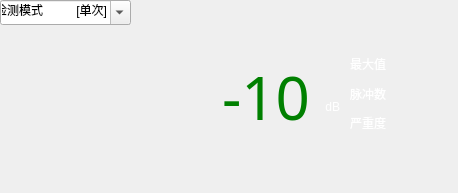
<?xml version="1.0" encoding="UTF-8"?>
<ui version="4.0">
 <class>TevWidget</class>
 <widget class="QWidget" name="TevWidget">
  <property name="geometry">
   <rect>
    <x>0</x>
    <y>0</y>
    <width>458</width>
    <height>193</height>
   </rect>
  </property>
  <property name="sizePolicy">
   <sizepolicy hsizetype="Fixed" vsizetype="Fixed">
    <horstretch>0</horstretch>
    <verstretch>0</verstretch>
   </sizepolicy>
  </property>
  <property name="windowTitle">
   <string>Form</string>
  </property>
  <property name="styleSheet">
   <string notr="true"/>
  </property>
  <widget class="QComboBox" name="comboBox">
   <property name="geometry">
    <rect>
     <x>0</x>
     <y>0</y>
     <width>131</width>
     <height>25</height>
    </rect>
   </property>
   <property name="styleSheet">
    <string notr="true"/>
   </property>
   <property name="editable">
    <bool>true</bool>
   </property>
   <property name="currentIndex">
    <number>0</number>
   </property>
   <item>
    <property name="text">
     <string>检测模式          [单次]</string>
    </property>
   </item>
   <item>
    <property name="text">
     <string>图形显示  [柱状图]</string>
    </property>
   </item>
   <item>
    <property name="text">
     <string>增益系数     [×1.0]</string>
    </property>
   </item>
   <item>
    <property name="text">
     <string>黄色报警阈值[20]dB</string>
    </property>
   </item>
   <item>
    <property name="text">
     <string>红色报警阈值[40]dB</string>
    </property>
   </item>
   <item>
    <property name="text">
     <string>自动录波     [开启]</string>
    </property>
   </item>
   <item>
    <property name="text">
     <string>单次录波</string>
    </property>
   </item>
   <item>
    <property name="text">
     <string>最大值重置</string>
    </property>
   </item>
   <item>
    <property name="text">
     <string>PRPD图重置</string>
    </property>
   </item>
  </widget>
  <widget class="QWidget" name="layoutWidget">
   <property name="geometry">
    <rect>
     <x>220</x>
     <y>60</y>
     <width>120</width>
     <height>72</height>
    </rect>
   </property>
   <layout class="QHBoxLayout" name="horizontalLayout">
    <item>
     <widget class="QLabel" name="label_val">
      <property name="minimumSize">
       <size>
        <width>90</width>
        <height>0</height>
       </size>
      </property>
      <property name="styleSheet">
       <string notr="true">QLabel {font-family:WenQuanYi Micro Hei;font-size:60px;color:green}</string>
      </property>
      <property name="text">
       <string>-10</string>
      </property>
      <property name="alignment">
       <set>Qt::AlignRight|Qt::AlignTrailing|Qt::AlignVCenter</set>
      </property>
     </widget>
    </item>
    <item>
     <layout class="QVBoxLayout" name="verticalLayout">
      <item>
       <spacer name="verticalSpacer">
        <property name="orientation">
         <enum>Qt::Vertical</enum>
        </property>
        <property name="sizeHint" stdset="0">
         <size>
          <width>20</width>
          <height>40</height>
         </size>
        </property>
       </spacer>
      </item>
      <item>
       <widget class="QLabel" name="label_8">
        <property name="styleSheet">
         <string notr="true">QLabel {color:white;}</string>
        </property>
        <property name="text">
         <string>dB</string>
        </property>
        <property name="alignment">
         <set>Qt::AlignBottom|Qt::AlignRight|Qt::AlignTrailing</set>
        </property>
       </widget>
      </item>
      <item>
       <spacer name="verticalSpacer_2">
        <property name="orientation">
         <enum>Qt::Vertical</enum>
        </property>
        <property name="sizeHint" stdset="0">
         <size>
          <width>20</width>
          <height>5</height>
         </size>
        </property>
       </spacer>
      </item>
     </layout>
    </item>
   </layout>
  </widget>
  <widget class="QWidget" name="widget" native="true">
   <property name="geometry">
    <rect>
     <x>10</x>
     <y>30</y>
     <width>221</width>
     <height>151</height>
    </rect>
   </property>
  </widget>
  <widget class="QWidget" name="layoutWidget1">
   <property name="geometry">
    <rect>
     <x>350</x>
     <y>52</y>
     <width>102</width>
     <height>83</height>
    </rect>
   </property>
   <layout class="QVBoxLayout" name="verticalLayout_2">
    <item>
     <widget class="QLabel" name="label_max">
      <property name="minimumSize">
       <size>
        <width>100</width>
        <height>0</height>
       </size>
      </property>
      <property name="styleSheet">
       <string notr="true">QLabel {color:white;}</string>
      </property>
      <property name="text">
       <string>最大值</string>
      </property>
     </widget>
    </item>
    <item>
     <widget class="QLabel" name="label_pluse">
      <property name="styleSheet">
       <string notr="true">QLabel {color:white;}</string>
      </property>
      <property name="text">
       <string>脉冲数</string>
      </property>
     </widget>
    </item>
    <item>
     <widget class="QLabel" name="label_degree">
      <property name="styleSheet">
       <string notr="true">QLabel {color:white;}</string>
      </property>
      <property name="text">
       <string>严重度</string>
      </property>
     </widget>
    </item>
   </layout>
  </widget>
  <zorder>comboBox</zorder>
  <zorder>layoutWidget</zorder>
  <zorder>layoutWidget1</zorder>
  <zorder>widget</zorder>
 </widget>
 <resources/>
 <connections/>
</ui>
